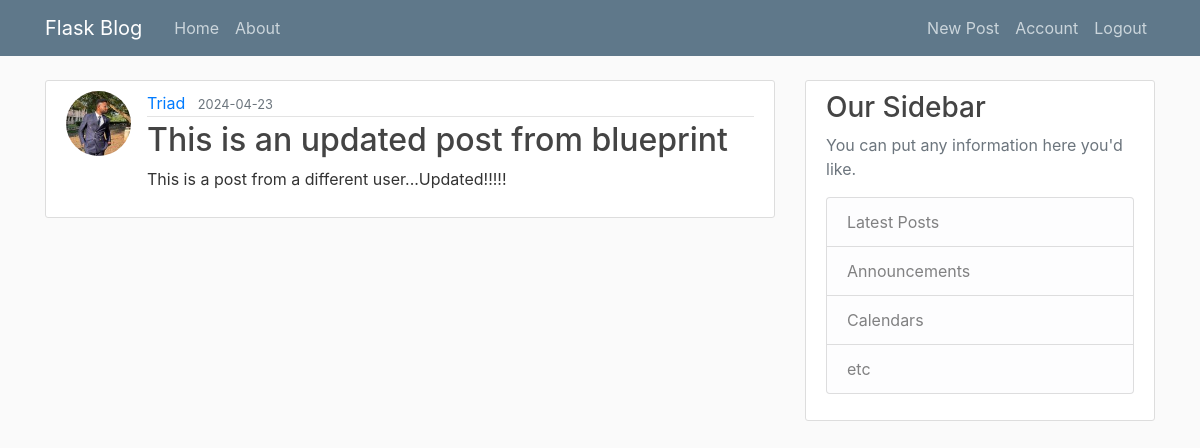
The app's page /post/2 (signed in) with its own data.
### flaskblog/models.py (models this page shows, shortened)
class User(db.Model, UserMixin):
    id:Mapped[int] = mapped_column(primary_key=True)
    username:Mapped[str] = mapped_column(unique=True, nullable=False)
    email:Mapped[str] = mapped_column(unique=True, nullable=False)
    image_file:Mapped[str] = mapped_column(nullable=False, default='default.jpg')
    password:Mapped[str] = mapped_column(nullable=False)
    posts = db.relationship("Post", backref="author", lazy=True)

class Post(db.Model):
    id = db.Column(db.Integer, primary_key=True)
    title = db.Column(db.String(100), nullable=False)
    date_posted = db.Column(db.DateTime, nullable=False, default=datetime.utcnow)
    content = db.Column(db.Text, nullable=False)
    user_id = db.Column(db.Integer, db.ForeignKey("user.id"), nullable=False)

### flaskblog/posts/routes.py (the view)
@posts.route("/post/<int:post_id>", methods=["GET", "POST"])
@login_required
def post(post_id):
    post = Post.query.get_or_404(post_id)
    return render_template("post.html", title=post.title, post = post)

### flaskblog/models.py (called while the page is built)
@login_manager.user_loader
def load_user(user_id):
    return User.query.get(int(user_id))

### flaskblog/templates/post.html (shortened to what this page needs)
{% extends "layout.html" %} {% block content %}
<article class="media content-section">
  <img
    class="rounded-circle article-img"
    src="{{url_for('static', filename='profile_pics/' + post.author.image_file)}}"
    alt="author display image"
  />
  <div class="media-body">
    <div class="article-metadata">
      <a
        class="mr-2"
        href="{{url_for('users.user_posts', username=post.author.username)}}"
        >{{ post.author.username }}</a
      >
      <small class="text-muted"
        >{{ post.date_posted.strftime("%Y-%m-%d") }}</small
      >
    </div>
    <h2 class="article-title">{{ post.title }}</h2>
    <p class="article-content">{{ post.content }}</p>
  </div>
</article>
{% endblock content %}

### flaskblog/static/main.css (style rules this page uses)
body { background: #fafafa; color: #333333; margin-top: 5rem; }
h1, h2, h3, h4, h5, h6 { color: #444444; }
.content-section { background: #ffffff; padding: 10px 20px; border: 1px solid #dddddd; border-radius: 3px; margin-bottom: 20px; }
.article-title { color: #444444; }
.article-content { white-space: pre-line; }
.article-img { height: 65px; width: 65px; margin-right: 16px; }
.article-metadata { padding-bottom: 1px; margin-bottom: 4px; border-bottom: 1px solid #e3e3e3; }

### records on screen
User: image_file (picture), author.username "Triad"
Post: date_posted "2024-04-23", title "This is an updated post from blueprint", content "This is a post from a different user...Updated!!!!!"
